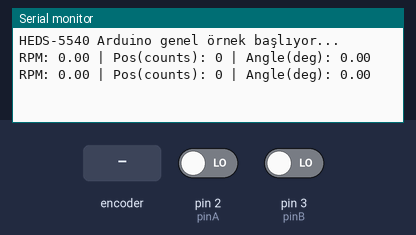
The sketch below on a simulated Arduino Uno, built with avr-gcc and run on an emulated ATmega328P. On the bench: the last lines printed to the serial monitor. Inputs (shaded band) come from the test bench; at power-on: pin 2 (pinA) LOW, pin 3 (pinB) LOW.

Above: at 1.2 s.
1.3 s: rotary encoder on pin 2 (pinA) / pin 3 (pinB) turned 1 step (first pin leading)
At 1.9 s:
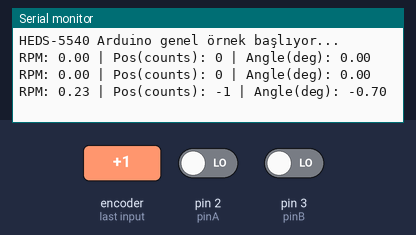
3.0 s: rotary encoder on pin 2 (pinA) / pin 3 (pinB) turned 1 step (first pin leading)
At 3.31 s:
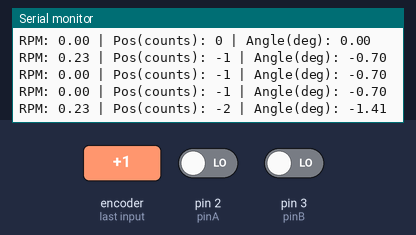
Timing chart, 0 to 6.0 s (numbered marks = the images above; inputs shaded):
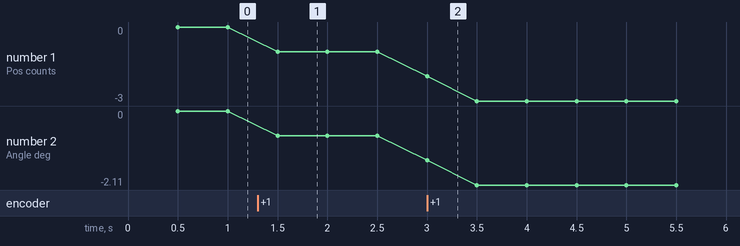

Measured:
- after the input at 1.3 s, the serial monitor: prints a new line after 0.20 s (image 1)
- after the input at 3.0 s, the serial monitor: prints a new line at once (image 2)
- plotted number 1: 0 → -1 after the input at 1.3 s, -1 → -3 after the input at 3.0 s
- plotted number 2: 0 → -0.7 after the input at 1.3 s, -0.7 → -2.11 after the input at 3.0 s

The sketch:

HEDS5540_Arduino_Version2.ino
```cpp
// HEDS5540_Arduino.ino
// Genel HEDS-5540 örnek sketch (quadrature CHANGE ile pozisyon okuma)
// D2 = A, D3 = B, D4 = Z (opsiyonel)
// Harici pull-up: 2.7k önerildi (datasheet)

const int pinA = 2;    // INT0
const int pinB = 3;    // INT1
const int pinZ = 4;    // index (opsiyonel)

volatile long position = 0;
volatile unsigned long pulseCount = 0;

// Ayarlayın:
const unsigned int PPR = 128; // datasheet'teki cycles per rev (örnek). Bunu gerçek değerle değiştirin.
const unsigned int countsPerRev = PPR * 4; // quadrature counts

unsigned long lastReportMs = 0;
const unsigned long reportIntervalMs = 500;

void setup() {
  pinMode(pinA, INPUT);
  pinMode(pinB, INPUT);
  pinMode(pinZ, INPUT);

  attachInterrupt(digitalPinToInterrupt(pinA), isrA, CHANGE);
  // attachInterrupt(digitalPinToInterrupt(pinZ), isrZ, RISING); // opsiyonel

  Serial.begin(115200);
  while (!Serial) { ; }
  Serial.println("HEDS-5540 Arduino genel örnek başlıyor...");
}

void loop() {
  unsigned long now = millis();
  if (now - lastReportMs >= reportIntervalMs) {
    noInterrupts();
    unsigned long p = pulseCount;
    pulseCount = 0;
    long pos = position;
    interrupts();

    double intervalSec = (now - lastReportMs) / 1000.0;
    double revs = (double)p / (double)countsPerRev;
    double rpm = (revs / intervalSec) * 60.0;
    double degrees = (double)pos * 360.0 / (double)countsPerRev;

    Serial.print("RPM: ");
    Serial.print(rpm, 2);
    Serial.print(" | Pos(counts): ");
    Serial.print(pos);
    Serial.print(" | Angle(deg): ");
    Serial.println(degrees, 2);

    lastReportMs = now;
  }
}

void isrA() {
  bool a = digitalRead(pinA);
  bool b = digitalRead(pinB);
  if (a == b) position++;
  else position--;
  pulseCount++;
}

// void isrZ() { position = 0; } // opsiyonel
```
